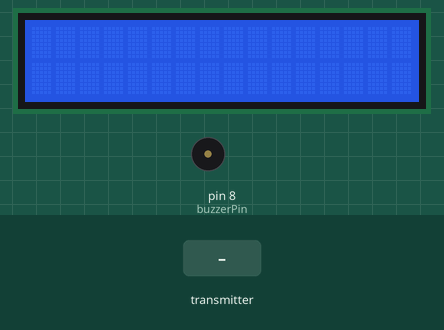
Simulated run of this sketch. Board: Arduino Uno, built with avr-gcc and run on an emulated ATmega328P. Shown: 16×2 character LCD, buzzer (waves = sounding). The inputs (shaded band) are chosen by the test bench. No radio packets arrive unless stated; what the sketch prints to the serial monitor is not drawn.

Above: at 1.2 s.
1.3 s: the transmitter starts sending buf.0 = 0
At 1.8 s:
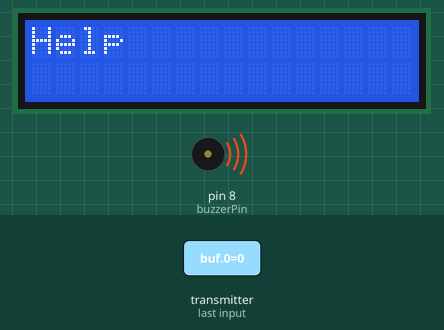
At 3.6 s:
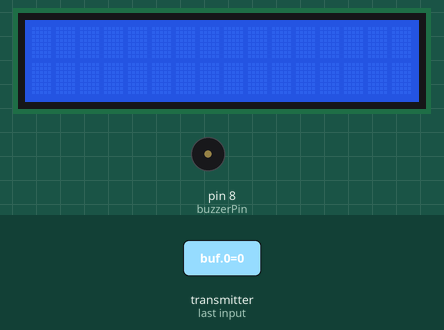
4.3 s: the transmitter starts sending buf.0 = 64
7.3 s: the transmitter starts sending buf.1 = 64
10.3 s: the transmitter starts sending buf.2 = 64
12.8 s: the transmitter starts sending buf.3 = 64
15.3 s: the transmitter starts sending buf.1 = 128
Timing chart, 0 to 18.8 s (numbered marks = the images above; inputs shaded):
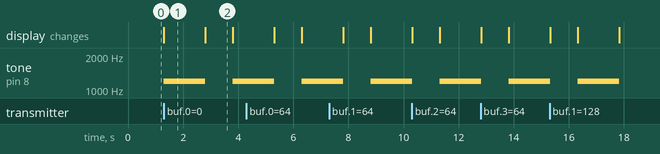

Measured:
- after the input at 1.3 s, tone on pin 8 (buzzerPin): silent → 1200 Hz at once, → silent 1.5 s later, → 1200 Hz 1.0 s later; the display: changes at once (image 1)
- what the display in image 1 shows lasts 1.5 s, from 1.3 s to 2.8 s
- what the display in image 2 shows lasts 1.0 s, from 2.8 s to 3.8 s

The sketch:

final_LCD.ino
```cpp
// Include RadioHead Amplitude Shift Keying Library
#include <RH_ASK.h>
// Include dependant SPI Library
#include <SPI.h>
#include <LiquidCrystal.h>

// Create Amplitude
RH_ASK driver;

int buzzerPin =8;

const int rs = 12, en = 10, d4 = 5, d5 = 4, d6 = 3, d7 = 2;
LiquidCrystal lcd(rs, en, d4, d5, d6, d7);

void setup()
{
  lcd.begin(16,2);

  // lcd.print("Here");
  // lcd.print("Hello, World");
    // Initialize ASK Object
    // Setup Serial Monitor
    Serial.begin(9600);
    // put your setup code here, to run once:
    pinMode(8,OUTPUT);

      if (!driver.init())
       Serial.println("init failed");


}

void loop()
{
  //lcd.print("HI");
    // Set buffer to size of expected message
    uint8_t buf[4];
    uint8_t buflen = sizeof(buf);
    //lcd.clear();
    // Serial.println("here");
    //  lcd.clear();
      //lcd.setCursor(0,0);
      //lcd.println("HI");

    // Check if received packet is correct size
    if (driver.recv(buf, &buflen))
    {
      Serial.println((char*)buf);
      Serial.println("help me");
      lcd.display();
      lcd.print("Help");
      //lcd.print((char*)buf);
      tone(8,1200);
      delay(1500);
      noTone(8);
      lcd.clear();
      delay(1000);

    }

}
```
